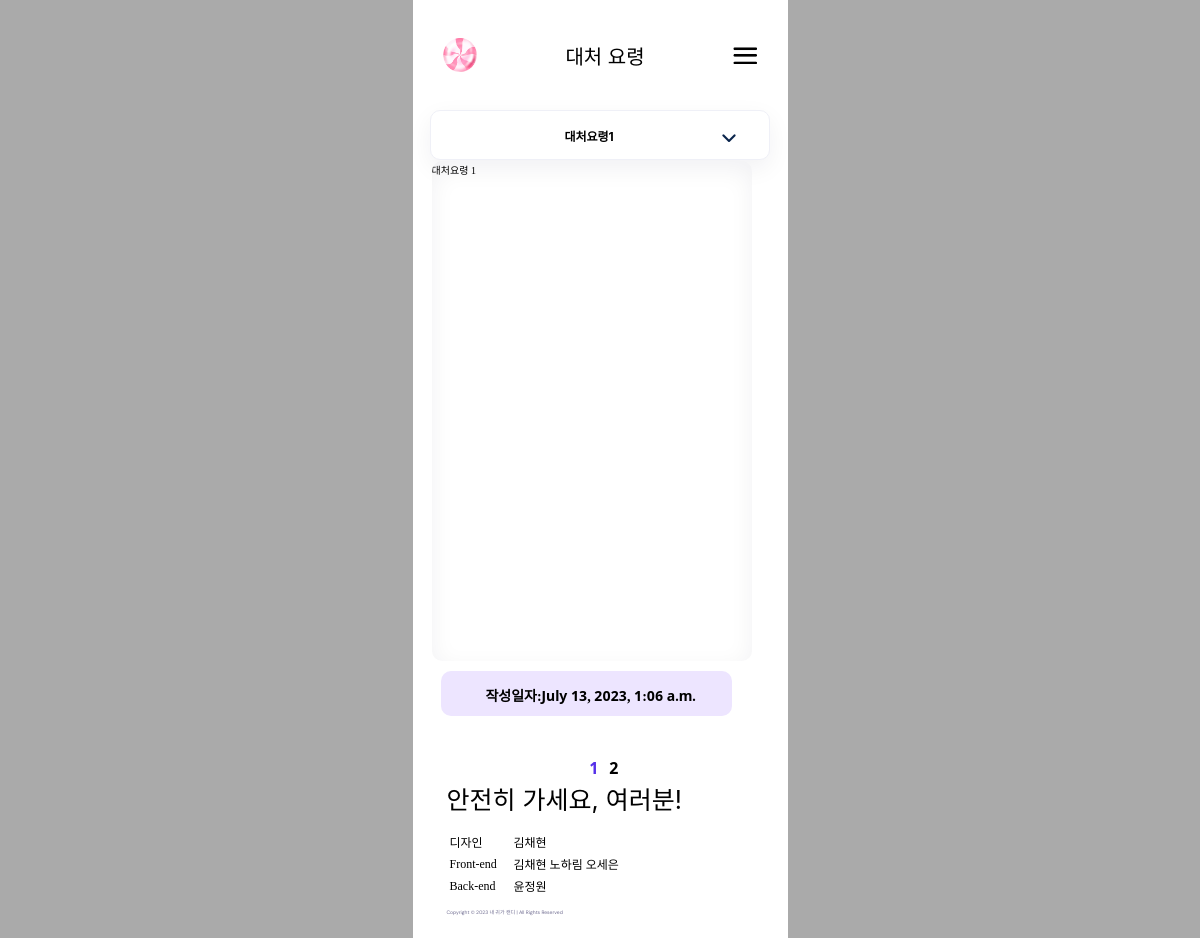
The page /coutermeasure/1 on the database its author committed.
### post/models.py (models this page shows, shortened)
class Posting(models.Model):
    title=models.CharField('Title', max_length=80)
    content = models.TextField('Content')
    upload_time = models.DateTimeField('Upload Time')

### post/views.py (the view)
# urls.py: path('coutermeasure/<int:pk>', Post_detail, name="detail"),
def Post_detail(request, pk):
    post_detail=get_object_or_404(Posting, pk=pk)
    return render(request, 'post_detail.html', {'post_detail':post_detail, "title":"대처 요령"})

### post/templates/post_detail.html (shortened to what this page needs)
{% extends 'base.html' %} {% block content %}
  <body>
    <div id="list-one">
      <div id="text-one">{{post_detail.title}}</div>
      <button id="one" onclick="location.href">
        <img src="../static/images/down_line.png" />
      </button>
      <div
        type="detail"
        style="
          position: absolute;
          width: 320px;
          height: 500px;
          left: 1px;
          top: 50px;
          font-size:10px;
          background: #ffffff;
          box-shadow: inset 0px 8px 25px rgba(13, 10, 44, 0.06);
          border-radius: 10px;
          border: none;
          white-space: pre-line;
          overflow: scroll;
          line-height: 200%;
        "
      />{{post_detail.content}}</div>
      <div id="sub-box">
        <div
          id="sub-text"
          style="
            position: absolute;
            width: 300px;
            height: 30px;
            left:0px;
            top: 14px;
            font-family: 'Noto Sans Symbols';
            font-style: normal;
            font-weight: 700;
            font-size: 14px;
            line-height: 141%;
            /* or 20px */
            text-align: center;
            color: #000000;
          "
        >작성일자:{{post_detail.upload_time}}</div>
      </div>
    </div>
    <div id="page-one" >1</div>
    <div id="page-two">2</div>
  <div style="height: 500px"></div>
</body>
{% endblock %}

### static/base.css (style rules this page uses)
body { background-color: #aaa; margin: 0; }

### static/police.css (style rules this page uses)
button { border: none; background: none; }

### static/review.css (style rules this page uses)
div { max-width: 375px; }

### post/templates/post_detail.html (style rules this page uses)
#sub-box { position: absolute; width: 291.54px; height: 45px; left: 10px; top: 560px; background: #ede5ff; border-radius: 10px; }
#sub-text { position: relative; width: 300px; height: 30px; right: 1.5px; top: 18px; font-family: "Noto Sans Symbols"; font-style: normal; font-weight: 700; font-size: 14px; line-height: 141%; text-align: center; color: #000000; }
#list-one { box-sizing: border-box; position: relative; left: 2%; top: 10px; width: 340px; height: 50px; background: #ffffff; border: 1px solid #eff0f7; box-shadow: 0px 8px 25px rgba(13, 10, 44, 0.06); border-radius: 10px; }
#text-one { position: relative; width: 263px; height: 19px; left: 8%; top: 15px; font-family: "Inter"; font-style: normal; font-weight: 700; font-size: 12px; line-height: 22px; text-align: center; color: #000000; }
#one { position: relative; left: 280px; bottom: 10%; background: transparent; border: none; transform: rotate(360deg); }
#page-one { position: relative; width: 183px; height: 48px; left: 80px; top: 600px; font-family: "Noto Sans Symbols"; font-style: normal; font-weight: 700; font-size: 16px; line-height: 33px; text-align: center; color: #5530e9; }
#page-two { position: relative; width: 183px; height: 48px; left: 100px; top: 552px; font-family: "Noto Sans Symbols"; font-style: normal; font-weight: 700; font-size: 16px; line-height: 33px; text-align: center; color: #000000; }

### rows shown on the page
Posting: title "대처요령1", content "대처요령 1", upload_time "July 13, 2023, 1:06 a.m."

### other values the page prints
{{ title }} "대처 요령"
